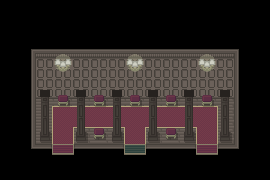

The image is a tile-based game level rendered from a .tmx file. Its description and source (layers, tilesets, objects; grid data summarised) follow:
An orthogonal 15x10 tile map with 18x18 px tiles, 3 tile layers (Livello tile 1, Furniture, Foreground), 4 tilesets and 13 objects.

<map version="1.10" tiledversion="1.11.0" orientation="orthogonal" renderorder="right-down" width="15" height="10" tilewidth="18" tileheight="18" infinite="0" nextlayerid="5" nextobjectid="15">
 <tileset firstgid="1" source="../../TILEMAPS/Tilemap 2/Tilemap2.tsx" />
 <tileset firstgid="171" source="../../TILEMAPS/Tilemap1/Tilemap1.tsx" />
 <tileset firstgid="324" source="../../TILEMAPS/Furniture/Furniture2.tsx" />
 <tileset firstgid="702" source="../../TILEMAPS/Furniture/Furniture.tsx" />
 <layer id="1" name="Livello tile 1" width="15" height="10">
  <data>[150 cells, 150 non-empty, 27 distinct tile ids]</data>
 </layer>
 <layer id="2" name="Furniture" width="15" height="10">
  <data>[150 cells, 13 non-empty, 3 distinct tile ids]</data>
 </layer>
 <objectgroup id="3" name="Collisioni">
  <object id="1" x="18" y="36" width="234" height="54" />
  <object id="2" x="234" y="90" width="18" height="54" />
  <object id="3" x="18" y="90" width="18" height="54" />
  <object id="4" x="18" y="144" width="234" height="18" />
  <object id="5" x="216" y="126" width="18" height="18" />
  <object id="6" x="198" y="90" width="18" height="18" />
  <object id="8" x="144" y="126" width="54" height="18" />
  <object id="9" x="72" y="126" width="54" height="18" />
  <object id="10" x="36" y="126" width="18" height="18" />
  <object id="11" x="54" y="90" width="18" height="18" />
  <object id="12" x="90" y="90" width="18" height="18" />
  <object id="13" x="126" y="90" width="18" height="18" />
  <object id="14" x="162" y="90" width="18" height="18" />
 </objectgroup>
 <layer id="4" name="Foreground" width="15" height="10">
  <data>[150 cells, 12 non-empty, 2 distinct tile ids]</data>
 </layer>
</map>
